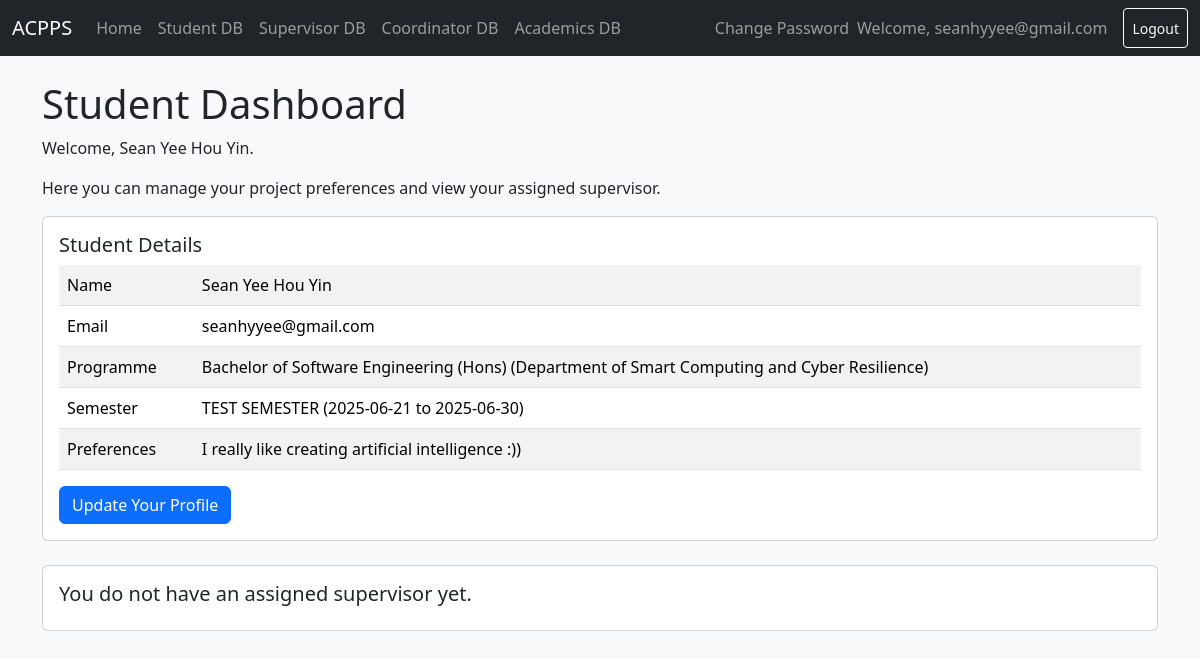
The page /dashboards/student/ (signed in) on the database its author committed.
### users/models.py (models this page shows, shortened)
class User(AbstractBaseUser, PermissionsMixin):
    email = models.EmailField(unique=True)
    is_active = models.BooleanField(default=True)
    is_staff = models.BooleanField(default=False)
    date_joined = models.DateTimeField(default=timezone.now)
    full_name = models.CharField(max_length=255, blank=False, null=False)
    USER_TYPE_CHOICES = (
        ('student', 'Student'),
        ('supervisor', 'Supervisor'),
    )
    user_type = models.CharField(max_length=10, choices=USER_TYPE_CHOICES)
    objects = UserManager()
    USERNAME_FIELD = 'email'
    REQUIRED_FIELDS = ['user_type']
    def get_full_name(self):
        return self.full_name or self.email

class StudentProfile(models.Model):
    user = models.OneToOneField(settings.AUTH_USER_MODEL, on_delete=models.CASCADE, primary_key=True)
    programme = models.ForeignKey(Programme, on_delete=models.SET_NULL, null=True, related_name='students')
    preference_text = models.TextField(blank=True, null=True)
    positive_preferences = models.TextField(blank=True, null=True)
    negative_preferences = models.TextField(blank=True, null=True)
    supervisor = models.ForeignKey(
        'SupervisorProfile', on_delete=models.SET_NULL, null=True, blank=True, related_name='students'
    )
    semester = models.ForeignKey(
        Semester,
        on_delete=models.PROTECT, # Don't delete a session if programmes are linked to it
        default=get_default_semester(),
        null=True,
        blank=True,
        related_name='students'
    )
    programme_match_type = models.IntegerField(null=True)
    matching_topics = models.TextField(blank=True, null=True)
    conflicting_topics = models.TextField(blank=True, null=True)

### academics/models.py (models this page shows, shortened)
class Programme(models.Model):
    name = models.CharField(max_length=100)
    department = models.ForeignKey(Department, on_delete=models.CASCADE, related_name='programmes')
    def __str__(self):
        return f"{self.name} ({self.department.name})"

class Department(models.Model):
    name = models.CharField(max_length=100)
    school = models.ForeignKey(School, on_delete=models.CASCADE, related_name='departments', null=True, blank=True)
    faculty = models.ForeignKey(Faculty, on_delete=models.CASCADE, related_name='departments', null=True, blank=True)

class Semester(models.Model):
    name = models.CharField(max_length=100)
    start_date = models.DateField()
    end_date = models.DateField()
    class Meta:
        get_latest_by = 'start_date'
        ordering = ['-start_date']
    def __str__(self):
        return f"{self.name} ({self.start_date} to {self.end_date})"

### dashboards/views.py (the view)
# urls.py: path('student/', StudentDashboardView.as_view(), name='student_dashboard'),
class StudentDashboardView(LoginRequiredMixin, View):
    login_url = "/login/"
    redirect_field_name = "redirect_to"
    template_name = 'dashboard/student.html'
    def get(self, request, *args, **kwargs):
        try:
            supervisor = SupervisorProfile.objects.get(pk=request.user.studentprofile.supervisor)
        except:
            supervisor = None
        if supervisor:
            context = {"supervisor": supervisor}
        else:
            context = {}
        return render(request, self.template_name, context)

### templates/dashboard/student.html (shortened to what this page needs)
{% extends "dashboard/dashboard_base.html" %}
{% block content %}
    <h1>Student Dashboard</h1>
    <p>Welcome, {{ user.get_full_name }}.</p>
    <p>Here you can manage your project preferences and view your assigned supervisor.</p>
    <div class="card mb-4">
        <div class="card-body">
            <h5 class="card-title">Student Details</h5>
            <div class="table-responsive">
                <table class="table table-striped table-hover">
                    <tr>
                        <td>Name</td>
                        <td>{{ user.get_full_name }}</td>
                    </tr>
                    <tr>
                        <td>Email</td>
                        <td>{{ user.email }}</td>
                    </tr>
                    <tr>
                        <td>Programme</td>
                        <td>{{ user.studentprofile.programme }}</td>
                    </tr>
                    <tr>
                        <td>Semester</td>
                        <td>{{ user.studentprofile.semester }}</td>
                    </tr>
                    <tr>
                        <td>Preferences</td>
                        <td>{{ user.studentprofile.preference_text }}</td>
                    </tr>
                </table>
            </div>
            <button type="button" id="update-btn" class="btn btn-primary" data-url="{% url 'update_profile' %}">Update Your Profile</button>
        </div>
    </div>
    <div class="card mb-4">
        <div class="card-body">
            {% if supervisor %}
                <h5 class="card-title">Assigned Supervisor Details</h5>
                <div class="table-responsive">
                    <table class="table table-striped table-hover">
                        <tr>
                            <td>Name</td>
                            <td>{{ supervisor.user.full_name }}</td>
                        </tr>
                        <tr>
                            <td>Email</td>
                            <td>{{ supervisor.user.email }}</td>
                        </tr>
                        {% if supervisor.department %}
                            <tr>
                                <td>Department</td>
                                <td>{{ supervisor.department }}</td>
                            </tr>
                        {% endif %}
                        <tr>
                            <td>School</td>
                            <td>{{ supervisor.effective_school }}</td>
                        </tr>
                        <tr>
                            <td>Expertise</td>
                            <td>{{ supervisor.expertise }}</td>
                        </tr>
                    </table>
                </div>
            {% else %}
                <h5 class="card-title">You do not have an assigned supervisor yet.</h5>
            {% endif %}
        </div>
    </div>
{% endblock %}
{% block extra_js %}
    {% load static %}
{% endblock %}

### templates/base.html (shortened to what this page needs)
<!DOCTYPE html>
<html lang="en">
<head>
    <link href="https://cdn.jsdelivr.net/npm/bootstrap@5.3.3/dist/css/bootstrap.min.css" rel="stylesheet">
    <link rel="stylesheet" href="https://cdn.jsdelivr.net/npm/bootstrap-icons@1.11.3/font/bootstrap-icons.min.css">
</head>
<body>
    <nav class="navbar navbar-expand-lg navbar-dark bg-dark mb-4">
        <div class="container-fluid">
            <a class="navbar-brand" href="{% url 'home' %}">ACPPS</a>
            <div class="collapse navbar-collapse" id="navbarNav">
                <ul class="navbar-nav me-auto mb-2 mb-lg-0">
                    <li class="nav-item"><a class="nav-link" href="{% url 'home' %}">Home</a></li>
                    {% if user.is_authenticated %}
                        {% if user.is_superuser %}
                            <li class="nav-item"><a class="nav-link" href="{% url 'student_dashboard' %}">Student DB</a></li>
                            <li class="nav-item"><a class="nav-link" href="{% url 'supervisor_dashboard' %}">Supervisor DB</a></li>
                            <li class="nav-item"><a class="nav-link" href="{% url 'coordinator_dashboard' %}">Coordinator DB</a></li>
                            <li class="nav-item"><a class="nav-link" href="{% url 'academics:dashboard' %}">Academics DB</a></li>
                        {% elif user.user_type == 'student' %}
                             <li class="nav-item"><a class="nav-link" href="{% url 'student_dashboard' %}">My Dashboard</a></li>
                        {% elif user.user_type == 'supervisor' %}
                            <li class="nav-item"><a class="nav-link" href="{% url 'supervisor_dashboard' %}">My Dashboard</a></li>
                        {% endif %}
                    {% endif %}
                </ul>
                <div class="navbar-nav ms-auto">
                    {% if user.is_authenticated %}
                        <li class="nav-item"><a class="nav-link" href="{% url 'password_change' %}">Change Password</a></li>
                        <span class="navbar-text me-3">
                            Welcome, {{ user.email }}
                        </span>
                        <form class="d-flex" action="{% url 'logout' %}" method="post">
                            <button type="submit" class="btn btn-outline-light btn-sm">Logout</button>
                        </form>
                    {% else %}
                        <a href="{% url 'login' %}" class="btn btn-outline-light">Login</a>
                    {% endif %}
                </div>
            </div>
        </div>
    </nav>
    <main class="container">
        {% block content %}
        {% endblock %}
    </main>
</body>
</html>

### templates/base.html (style rules this page uses)
body { background-color: #f8f9fa; }

### rows shown on the page
User: email "seanhyyee@gmail.com", get_full_name "Sean Yee Hou Yin", studentprofile.programme "Bachelor of Software Engineering (Hons) (Department of Smart Computing and Cyber Resilience)", studentprofile.semester "TEST SEMESTER (2025-06-21 to 2025-06-30)", studentprofile.preference_text "I really like creating artificial intelligence :))"
